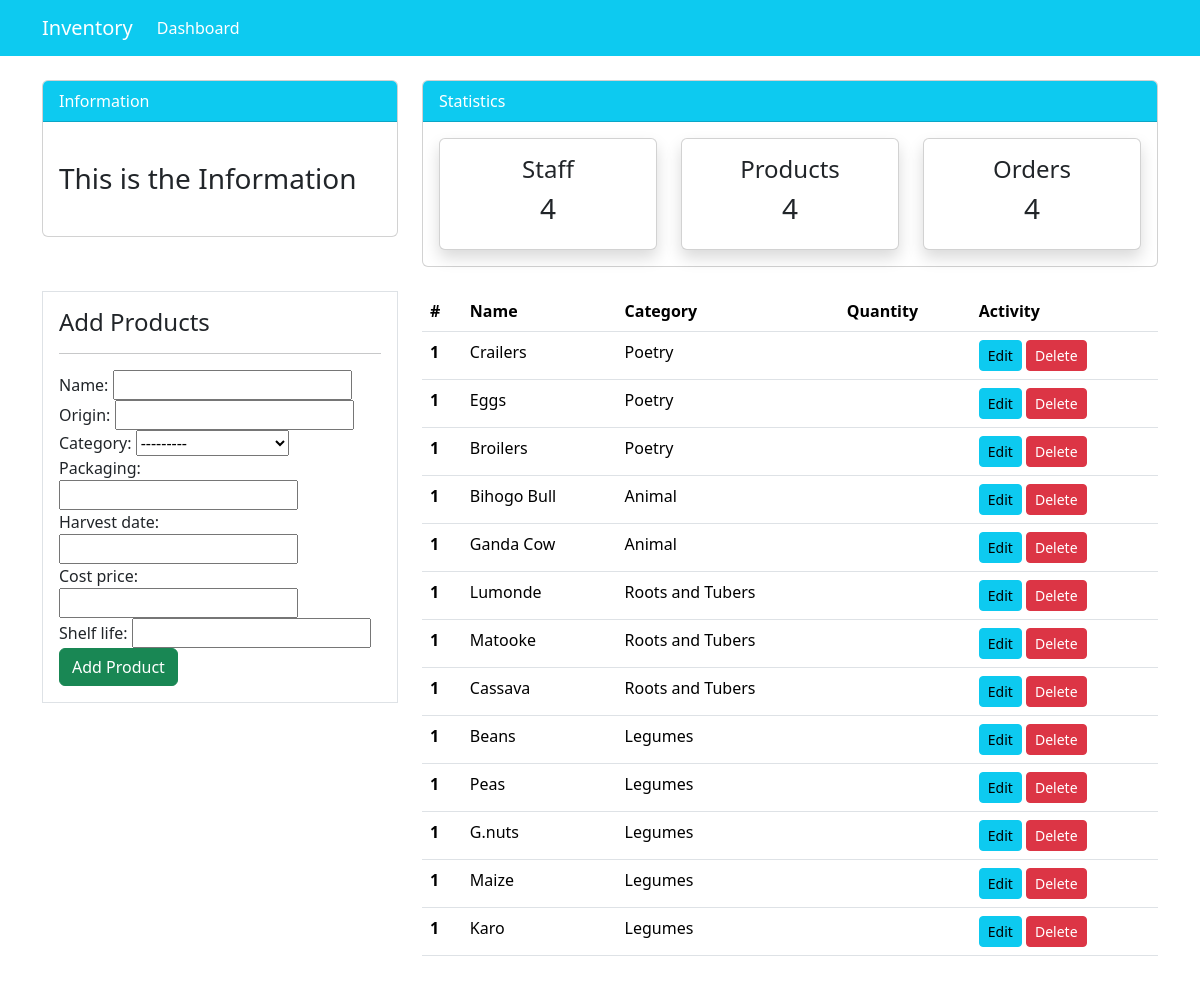
Screenshot of /products/ (signed in) with the database file from the repository.
### myproduct/models.py (models this page shows, shortened)
class product(models.Model):
    name = models.CharField(max_length=100, null=True)
    origin = models.CharField(max_length=100, null=True)
    category = models.CharField(max_length=100, choices=CATEGORY_PRODUCT, null=True)
    packaging = models.CharField(max_length=100, null=True)
    harvest_date = models.DateField(null=True)
    cost_price = models.DecimalField(max_digits=10, decimal_places=3)
    Shelf_life = models.CharField(max_length=100, null=True)
    date_added = models.DateTimeField(auto_now_add=True)
    class Meta:
        verbose_name_plural = 'Products'

### myproduct/views.py (the view)
# urls.py: path('products/', views.products, name='dashboard-products'),
@login_required(login_url='user-login')
def products(request):
    items = product.objects.all()
    if request.method =="POST":
        form = products_form(request.POST)
        if form.is_valid():
            form.save()
            return redirect('dashboard-products')
    else:
        form = products_form()
    context = {
        'items': items,
        'form': form,
    }
    return render (request, 'dashboard/products.html', context)

### myproduct/form.py
class products_form(forms.ModelForm):
    class Meta:
        model = product
        fields = ['name', 'origin', 'category', 'packaging', 'harvest_date', 'cost_price', 'Shelf_life',]
        widgets = {
            'harvest_date':
            forms.DateInput(format='%d-%m-%Y'),
        }
        input_formats = ['%d-%m-%Y']

### templates/dashboard/products.html (shortened to what this page needs)
<!DOCTYPE html>
<html lang="en">
<head>
    <link href="https://cdn.jsdelivr.net/npm/bootstrap@5.3.2/dist/css/bootstrap.min.css" rel="stylesheet">
</head>
<body>
    {% include "partials/base.html" %}
    {% include "partials/tonav.html" %}
    {% block content  %}
    <div class="container">
        <div class="row my-4">
            <div class="col-md-4">
                <div class="border bg-white p-3">
                    <h4>Add Products</h4>
                    <hr>
                    <form method="POST">
                    {{ form }}
                    <input class="btn btn-success btn-block" type="submit" value="Add Product">
                    </form>
                </div>
            </div>
            <div class="col-md-8">
                <table class="table bg-white">
                    <thead class="bg-info">
                        <tr class="text-white">
                            <th scope="col">#</th>
                            <th scope="col">Name</th>
                            <th scope="col">Category</th>
                            <th scope="col">Quantity</th>
                            <th scope="col">Activity</th>
                        </tr>
                    </thead>
                    <tbody>
                        {% for item in items %}
                        <tr>
                            <th scope="row">1</th>
                            <td>{{ item.name }}</td>
                            <td>{{ item.category }}</td>
                            <td>{{ item.quantity }}</td>
                            <td>
                                <a class="btn btn-info btn-sm" href="{% url 'dashboard-products-update' item.id %}">Edit</a>
                                <a class="btn btn-danger btn-sm" href="{% url 'dashboard-products-delete' item.id %}">Delete</a>
                            </td>
                        </tr>
                        {% endfor %}
                    </tbody>
                </table>
            </div>
        </div>
    </div>
    {% endblock  %}
</body>
</html>

### static/styles.css (style rules this page uses)
body { background: rgb(230, 227, 227); }

### rows the page displays
product: name "Crailers", category "Poetry"
product: name "Eggs", category "Poetry"
product: name "Broilers", category "Poetry"
product: name "Bihogo Bull", category "Animal"
product: name "Ganda Cow", category "Animal"
product: name "Lumonde", category "Roots and Tubers"
product: name "Matooke", category "Roots and Tubers"
product: name "Cassava", category "Roots and Tubers"
product: name "Beans", category "Legumes"
product: name "Peas", category "Legumes"
product: name "G.nuts", category "Legumes"
product: name "Maize", category "Legumes"
product: name "Karo", category "Legumes"
